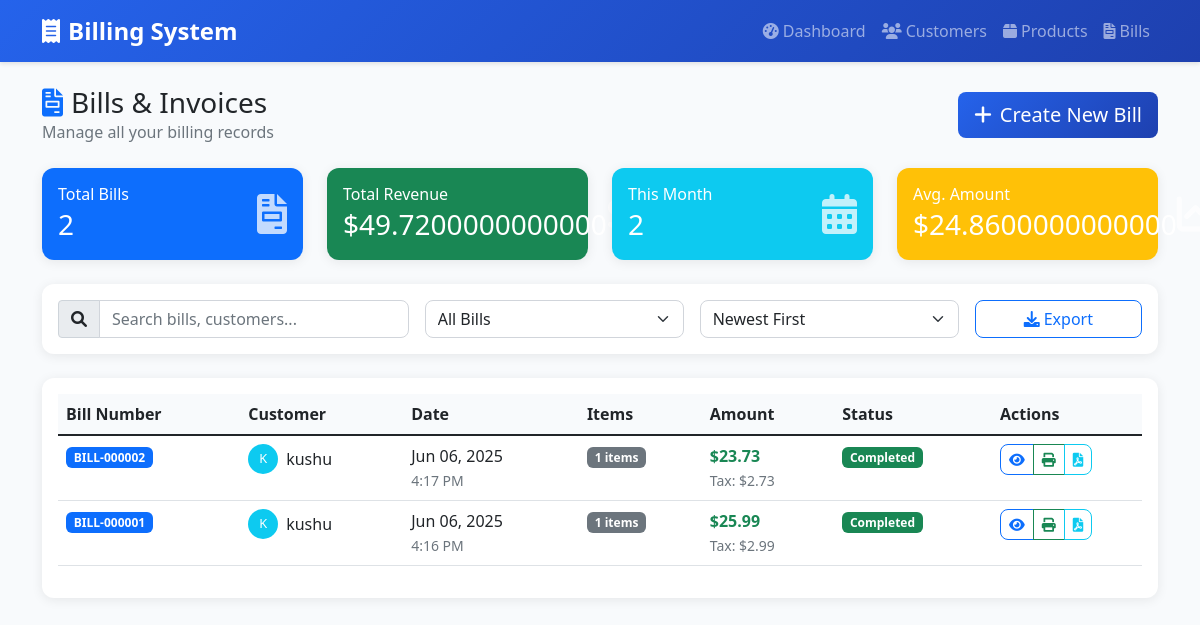
Page /bills/ on the committed database.
### billapp/models.py (models this page shows, shortened)
class Bill(models.Model):
    customer = models.ForeignKey(Customer, on_delete=models.CASCADE)
    bill_number = models.CharField(max_length=50, unique=True)
    bill_date = models.DateTimeField(auto_now_add=True)
    subtotal = models.DecimalField(max_digits=10, decimal_places=2, default=Decimal('0.00'))
    tax_rate = models.DecimalField(max_digits=5, decimal_places=2, default=Decimal('13.00'))
    tax_amount = models.DecimalField(max_digits=10, decimal_places=2, default=Decimal('0.00'))
    grand_total = models.DecimalField(max_digits=10, decimal_places=2, default=Decimal('0.00'))
    class Meta:
        ordering = ['-bill_date']

class Customer(models.Model):
    name = models.CharField(max_length=200)
    phone = models.CharField(max_length=20, blank=True, null=True)
    created_at = models.DateTimeField(auto_now_add=True)
    class Meta:
        ordering = ['name']

### billapp/views.py (the view)
# urls.py: path('bills/', views.bill_list, name='bill_list'),
def bill_list(request):
    bills = Bill.objects.select_related('customer').all()
    aggregation = bills.aggregate(
        total=Sum('grand_total'),
        average=Avg('grand_total')
    )
    total = aggregation['total'] or 0
    average = aggregation['average'] or 0
    return render(request, 'billing/bills/list.html', {
        'bills': bills,
        'total': total,
        'average': average
    })

### templates/billing/bills/list.html (shortened to what this page needs)
{% extends 'billing/base.html' %}
{% block content %}
<div class="d-flex justify-content-between align-items-center mb-4">
    <div>
        <h1 class="h3 mb-0">
            <i class="fas fa-file-invoice text-primary me-2"></i>Bills & Invoices
        </h1>
        <p class="text-muted mb-0">Manage all your billing records</p>
    </div>
    <a href="{% url 'bill_create' %}" class="btn btn-primary btn-lg">
        <i class="fas fa-plus me-2"></i>Create New Bill
    </a>
</div>
<div class="row g-4 mb-4">
    <div class="col-md-3">
        <div class="card bg-primary text-white">
            <div class="card-body">
                <div class="d-flex align-items-center">
                    <div class="flex-grow-1">
                        <h6 class="card-title mb-1">Total Bills</h6>
                        <h3 class="mb-0">{{ bills.count }}</h3>
                    </div>
                    <div class="fs-1 opacity-75">
                        <i class="fas fa-file-invoice"></i>
                    </div>
                </div>
            </div>
        </div>
    </div>
    <div class="col-md-3">
        <div class="card bg-success text-white">
            <div class="card-body">
                <div class="d-flex align-items-center">
                    <div class="flex-grow-1">
                        <h6 class="card-title mb-1">Total Revenue</h6>
                        <h3 class="mb-0">${{total }}</h3>
                    </div>
                    <div class="fs-1 opacity-75">
                    </div>
                </div>
            </div>
        </div>
    </div>
    <div class="col-md-3">
        <div class="card bg-info text-white">
            <div class="card-body">
                <div class="d-flex align-items-center">
                    <div class="flex-grow-1">
                        <h6 class="card-title mb-1">This Month</h6>
                        <h3 class="mb-0">{{ bills|length }}</h3>
                    </div>
                    <div class="fs-1 opacity-75">
                        <i class="fas fa-calendar-alt"></i>
                    </div>
                </div>
            </div>
        </div>
    </div>
    <div class="col-md-3">
        <div class="card bg-warning text-white">
            <div class="card-body">
                <div class="d-flex align-items-center">
                    <div class="flex-grow-1">
                        <h6 class="card-title mb-1">Avg. Amount</h6>
                        <h3 class="mb-0">${{average}}</h3>
                    </div>
                    <div class="fs-1 opacity-75">
                        <i class="fas fa-chart-line"></i>
                    </div>
                </div>
            </div>
        </div>
    </div>
</div>
<div class="card mb-4">
    <div class="card-body">
        <div class="row g-3">
            <div class="col-md-4">
                <div class="input-group">
                    <span class="input-group-text">
                        <i class="fas fa-search"></i>
                    </span>
                    <input type="text" class="form-control" id="searchBills" placeholder="Search bills, customers...">
                </div>
            </div>
            <div class="col-md-3">
                <select class="form-select" id="filterStatus">
                    <option value="">All Bills</option>
                </select>
            </div>
            <div class="col-md-3">
                <select class="form-select" id="sortBills">
                    <option value="date-desc">Newest First</option>
                </select>
            </div>
            <div class="col-md-2">
                <button class="btn btn-outline-primary w-100">
                    <i class="fas fa-download me-1"></i>Export
                </button>
            </div>
        </div>
    </div>
</div>
<div class="card">
    <div class="card-body">
        {% if bills %}
        <div class="table-responsive">
            <table class="table table-hover" id="billsTable">
                <thead>
                    <tr>
                        <th>Bill Number</th>
                        <th>Customer</th>
                        <th>Date</th>
                        <th>Items</th>
                        <th>Amount</th>
                        <th>Status</th>
                        <th width="150">Actions</th>
                    </tr>
                </thead>
                <tbody>
                    {% for bill in bills %}
                    <tr>
                        <td>
                            <span class="badge bg-primary">{{ bill.bill_number }}</span>
                        </td>
                        <td>
                            <div class="d-flex align-items-center">
                                <div class="bg-info rounded-circle text-white d-flex align-items-center justify-content-center me-2"
                                    style="width: 30px; height: 30px; font-size: 0.8rem;">
                                    {{ bill.customer.name|first|upper }}
                                </div>
                                <div>
                                    <div>{{ bill.customer.name }}</div>
                                </div>
                            </div>
                        </td>
                        <td>
                            <div>{{ bill.bill_date|date:"M d, Y" }}</div>
                            <small class="text-muted">{{ bill.bill_date|date:"g:i A" }}</small>
                        </td>
                        <td>
                            <span class="badge bg-secondary">{{ bill.billitem_set.count }} items</span>
                        </td>
                        <td>
                            <div class="fw-bold text-success">${{ bill.grand_total|floatformat:2 }}</div>
                            <small class="text-muted">Tax: ${{ bill.tax_amount|floatformat:2 }}</small>
                        </td>
                        <td>
                            <span class="badge bg-success">Completed</span>
                        </td>
                        <td>
                            <div class="btn-group" role="group">
                                <a href="{% url 'bill_view' bill.pk %}" class="btn btn-sm btn-outline-primary"
                                    title="View">
                                    <i class="fas fa-eye"></i>
                                </a>
                                <a href="{% url 'bill_print' bill.pk %}" target="_blank"
                                    class="btn btn-sm btn-outline-success" title="Print">
                                    <i class="fas fa-print"></i>
                                </a>
                                <button class="btn btn-sm btn-outline-info" title="Export PDF"
                                    onclick="window.open('{% url 'bill_view' bill.pk %}', '_blank')">
                                    <i class="fas fa-file-pdf"></i>
                                </button>
                            </div>
                        </td>
                    </tr>
                    {% endfor %}
                </tbody>
            </table>
        </div>
        {% endif %}
    </div>
</div>
{% endblock %}

### templates/billing/base.html (style rules this page uses)
:root { --primary-color: #2563eb; --primary-dark: #1e40af; --success-color: #059669; --danger-color: #dc2626; --warning-color: #d97706; --info-color: #0891b2; --dark-color: #1f2937; --light-color: #f8fafc; }
body { background-color: #f8fafc; font-family: 'Segoe UI', Tahoma, Geneva, Verdana, sans-serif; }
.card { border: none; border-radius: 12px; box-shadow: 0 2px 12px rgba(0, 0, 0, .08); transition: all 0.3s ease; }
.btn { border-radius: 8px; font-weight: 500; transition: all 0.3s ease; }
.btn-primary { background: linear-gradient(135deg, var(--primary-color), var(--primary-dark)); border: none; }
.table th { background-color: #f8fafc; font-weight: 600; border-top: none; }
.badge { border-radius: 6px; }
.form-control, .form-select { border-radius: 8px; border: 1px solid #d1d5db; transition: all 0.3s ease; }

### rows in the picture
Bill: bill_number "BILL-000002", customer.name|first "K", customer.name "kushu", bill_date "Jun 06, 2025", bill_date "4:17 PM", billitem_set.count "1", grand_total "23.73", tax_amount "2.73"
Bill: bill_number "BILL-000001", customer.name|first "K", customer.name "kushu", bill_date "Jun 06, 2025", bill_date "4:16 PM", billitem_set.count "1", grand_total "25.99", tax_amount "2.99"

### other values in the picture
{{ bills.count }} "2"
{{ total }} "49.7200000000000"
{{ bills|length }} "2"
{{ average }} "24.8600000000000"
